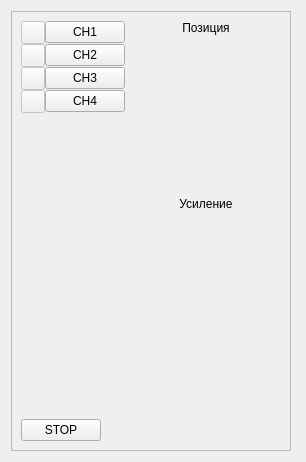
<?xml version="1.0" encoding="UTF-8"?>
<ui version="4.0">
 <class>Oscilloscope_controls</class>
 <widget class="QWidget" name="Oscilloscope_controls">
  <property name="geometry">
   <rect>
    <x>0</x>
    <y>0</y>
    <width>306</width>
    <height>462</height>
   </rect>
  </property>
  <property name="windowTitle">
   <string>Form</string>
  </property>
  <layout class="QVBoxLayout" name="verticalLayout">
   <item>
    <widget class="QFrame" name="frame">
     <property name="sizePolicy">
      <sizepolicy hsizetype="Fixed" vsizetype="Preferred">
       <horstretch>0</horstretch>
       <verstretch>0</verstretch>
      </sizepolicy>
     </property>
     <property name="frameShape">
      <enum>QFrame::StyledPanel</enum>
     </property>
     <property name="frameShadow">
      <enum>QFrame::Raised</enum>
     </property>
     <layout class="QVBoxLayout" name="verticalLayout_4">
      <item>
       <layout class="QHBoxLayout" name="horizontalLayout_2">
        <item>
         <layout class="QVBoxLayout" name="verticalLayout_2">
          <item>
           <layout class="QGridLayout" name="gridLayout">
            <property name="spacing">
             <number>0</number>
            </property>
            <item row="1" column="1">
             <widget class="QPushButton" name="btn_CH2">
              <property name="text">
               <string>CH2</string>
              </property>
             </widget>
            </item>
            <item row="2" column="1">
             <widget class="QPushButton" name="btn_CH3">
              <property name="text">
               <string>CH3</string>
              </property>
             </widget>
            </item>
            <item row="0" column="0">
             <widget class="QToolButton" name="tb_CH1">
              <property name="enabled">
               <bool>false</bool>
              </property>
             </widget>
            </item>
            <item row="0" column="1">
             <widget class="QPushButton" name="btn_CH1">
              <property name="text">
               <string>CH1</string>
              </property>
             </widget>
            </item>
            <item row="3" column="1">
             <widget class="QPushButton" name="btn_CH4">
              <property name="text">
               <string>CH4</string>
              </property>
             </widget>
            </item>
            <item row="1" column="0">
             <widget class="QToolButton" name="tb_CH2">
              <property name="enabled">
               <bool>false</bool>
              </property>
             </widget>
            </item>
            <item row="2" column="0">
             <widget class="QToolButton" name="tb_CH3">
              <property name="enabled">
               <bool>false</bool>
              </property>
             </widget>
            </item>
            <item row="3" column="0">
             <widget class="QToolButton" name="tb_CH4">
              <property name="enabled">
               <bool>false</bool>
              </property>
             </widget>
            </item>
           </layout>
          </item>
          <item>
           <spacer name="verticalSpacer">
            <property name="orientation">
             <enum>Qt::Vertical</enum>
            </property>
            <property name="sizeHint" stdset="0">
             <size>
              <width>20</width>
              <height>40</height>
             </size>
            </property>
           </spacer>
          </item>
         </layout>
        </item>
        <item>
         <layout class="QVBoxLayout" name="verticalLayout_3">
          <item>
           <widget class="QLabel" name="label">
            <property name="text">
             <string>Позиция</string>
            </property>
            <property name="alignment">
             <set>Qt::AlignCenter</set>
            </property>
           </widget>
          </item>
          <item>
           <widget class="QwtKnob" name="knob_position">
            <property name="sizePolicy">
             <sizepolicy hsizetype="Fixed" vsizetype="Fixed">
              <horstretch>0</horstretch>
              <verstretch>0</verstretch>
             </sizepolicy>
            </property>
            <property name="minimumSize">
             <size>
              <width>150</width>
              <height>150</height>
             </size>
            </property>
            <property name="markerStyle">
             <enum>QwtKnob::Triangle</enum>
            </property>
           </widget>
          </item>
          <item>
           <widget class="QLabel" name="label_2">
            <property name="text">
             <string>Усиление</string>
            </property>
            <property name="alignment">
             <set>Qt::AlignCenter</set>
            </property>
           </widget>
          </item>
          <item>
           <widget class="QwtKnob" name="knob_multiply">
            <property name="sizePolicy">
             <sizepolicy hsizetype="Fixed" vsizetype="Fixed">
              <horstretch>0</horstretch>
              <verstretch>0</verstretch>
             </sizepolicy>
            </property>
            <property name="minimumSize">
             <size>
              <width>150</width>
              <height>150</height>
             </size>
            </property>
            <property name="markerStyle">
             <enum>QwtKnob::Triangle</enum>
            </property>
           </widget>
          </item>
         </layout>
        </item>
       </layout>
      </item>
      <item>
       <spacer name="verticalSpacer_2">
        <property name="orientation">
         <enum>Qt::Vertical</enum>
        </property>
        <property name="sizeHint" stdset="0">
         <size>
          <width>20</width>
          <height>40</height>
         </size>
        </property>
       </spacer>
      </item>
      <item>
       <layout class="QHBoxLayout" name="horizontalLayout">
        <item>
         <widget class="QPushButton" name="btn_RUN">
          <property name="text">
           <string>STOP</string>
          </property>
         </widget>
        </item>
        <item>
         <spacer name="horizontalSpacer">
          <property name="orientation">
           <enum>Qt::Horizontal</enum>
          </property>
          <property name="sizeHint" stdset="0">
           <size>
            <width>40</width>
            <height>20</height>
           </size>
          </property>
         </spacer>
        </item>
       </layout>
      </item>
     </layout>
    </widget>
   </item>
  </layout>
 </widget>
 <customwidgets>
  <customwidget>
   <class>QwtKnob</class>
   <extends>QWidget</extends>
   <header>qwt_knob.h</header>
  </customwidget>
 </customwidgets>
 <resources/>
 <connections/>
</ui>
